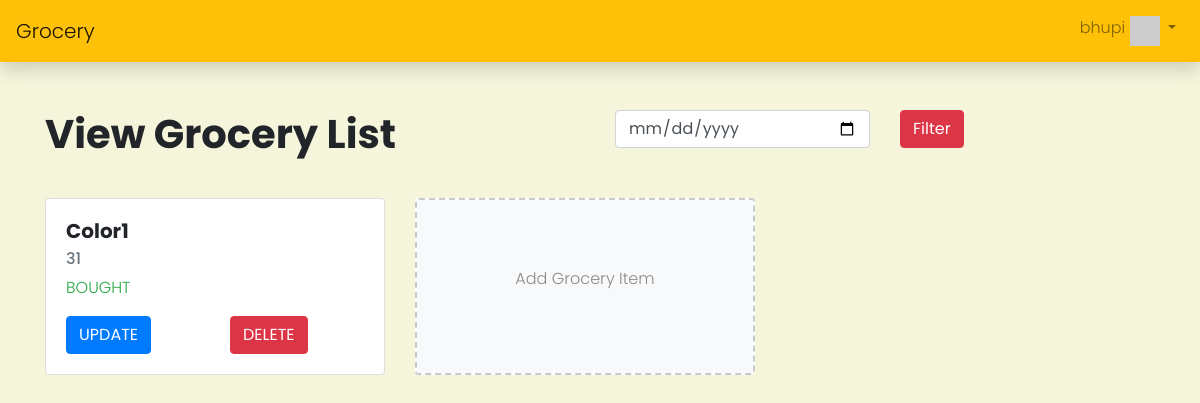
The app's page / (signed in), older data.
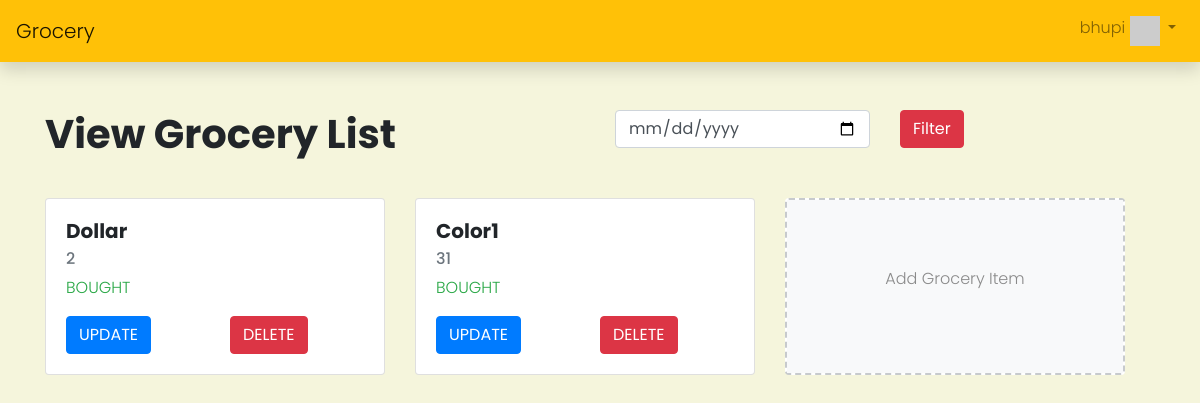
The same page, newer data.
### bag/models.py (models this page shows, shortened)
class Item(models.Model):
    name = models.CharField(max_length=127)
    quantity = models.CharField(max_length=63)
    status = models.CharField( max_length=15, choices=STATUS_CHOICES, default='PENDING')
    user = models.ForeignKey(User, on_delete=models.CASCADE)
    date = models.DateField()
    updated_at = models.DateTimeField(auto_now=True)
    created_at = models.DateTimeField(auto_now_add=True)

### bag/views.py (the view)
# urls.py: path('', homepage, name='home'),
def homepage(request):
    items = ''
    getdate = ''
    try:
        items = Item.objects.filter(user=request.user).order_by('-id')
        getdate = request.GET.get('date')
        if getdate:
            items = Item.objects.filter(user=request.user, date=getdate).order_by('-id')
        else:
            items = Item.objects.filter(user=request.user).order_by('-id')
    except :
        pass
    context = {
        'items': items,
        'getdate': getdate,
    }
    return render(request, "index.html", context)

### templates/index.html (shortened to what this page needs)
{% extends "base.html" %}
{% load static %}
{% block content %}
<div class="container mt-5">
    <div class="row">
        <div class="col-lg-6">
            <h1>View Grocery List</h1>
        </div>
        <div class="col-lg-6 float-right">
            <form action="">
                <div class="row">
                    <div class="col-lg-6">
                        <input type="date" class="form-control" name="date" placeholder="" required value="{{ getdate }}">
                    </div>
                    <div class="col-lg-4">
                        <input type="submit" class="btn btn-danger" value="Filter">
                    </div>
                </div>
            </form>
        </div>
    </div>
    <div class="card-group">
        <div class="row mt-4 w-100">
            {% for context in items %}
                <div class="col-lg-4 my-2">
                    <div class="card">
                        <div class="card-body">
                            {% if context.status == 'BOUGHT' %}
                            <h5 class="card-title">{{context.name }}</h5>
                            <h6 class="card-subtitle mb-2 text-muted">{{context.quantity }}</h6>
                            <p class="text-success">{{context.status}}</p>
                            {% elif context.status == 'PENDING'%}
                            <h5 class="card-title">{{context.name }}</h5>
                            <h6 class="card-subtitle mb-2 text-muted">{{context.quantity }}</h6>
                            <p class="text-info">{{context.status }}</p>
                            {% else %}
                            <h5 class="card-title">{{context.name }}</h5>
                            <h6 class="card-subtitle mb-2 text-muted">{{context.quantity }}</h6>
                            <p class="text-danger">{{context.status }}</p>
                            {% endif %}
                            <div class="row">
                                <div class="col-md-6">
                                    <a href="{% url 'update-item' context.id %}">
                                        <button type="button" class="btn btn-primary">UPDATE</button>
                                    </a>
                                </div>
                                <div class="col-md-6">
                                    <a href="{% url 'delete-item' context.id %}">
                                        <button type="button" class="btn btn-danger">DELETE</button>
                                    </a>
                                </div>
                            </div>
                        </div>
                    </div>
                </div>
            {% endfor %}
            {% if request.user.is_authenticated %}
                <div class="col-lg-4 my-2">
                    <a href="/add-item/" style="text-decoration:none;color: rgb(138, 138, 138);">
                        <div class="card h-100" style="border: 2px dashed #6c757d61;">
                            <div class="card-body h-100 bg-light">
                                <div class="d-flex align-items-center justify-content-center h-100">
                                    <p>Add Grocery Item</p>
                                </div>
                            </div>
                        </div>
                    </a>
                </div>
            {% endif %}
        </div>
    </div>
</div>
{% endblock content %}

### templates/base.html (shortened to what this page needs)
{% load static %}
<!doctype html>
<html lang="en">
<head>
     <link rel="stylesheet" href="https://stackpath.bootstrapcdn.com/bootstrap/4.3.1/css/bootstrap.min.css">
     <link rel="stylesheet" href="/static/css/style.css">
</head>
<body>
     <nav class="navbar navbar-expand-lg navbar-light bg-warning shadow">
          <a class="navbar-brand" href="/" title="Grocery">Grocery</a>
          <div class="collapse navbar-collapse" id="navbarSupportedContent">
               <ul class="navbar-nav ml-auto">
                    {% if request.user.is_authenticated %}
                    <li class="nav-item dropdown">
                         <a class="nav-link dropdown-toggle" href="#" id="navbarDropdown" role="button"
                              data-toggle="dropdown" aria-haspopup="true" aria-expanded="false">
                              {{user}}
                              <img src="https://picsum.photos/200/300" width="30" height="30"
                                   class="d-inline-block align-top" alt="">
                         </a>
                    </li>
                    {% else %}
                    <li class="nav-item">
                         <a class="nav-link" href="/accounts/signout/">Sign in</a>
                    </li>
                    {% endif %}
               </ul>
          </div>
     </nav>
     {% block content %}
     {% endblock content %}
</body>
</html>

### staticfiles/css/style.css (style rules this page uses)
body { font-family: "Poppins", sans-serif; font-weight: 300; background-color: beige; }
h1, h2, h3, h4, h5 { font-family: "Poppins", sans-serif; font-weight: 700; }
a { text-decoration: none; }

Row changes from the older to the newer data that the page shows:
added Item: name "Dollar", quantity "2", status "BOUGHT"
